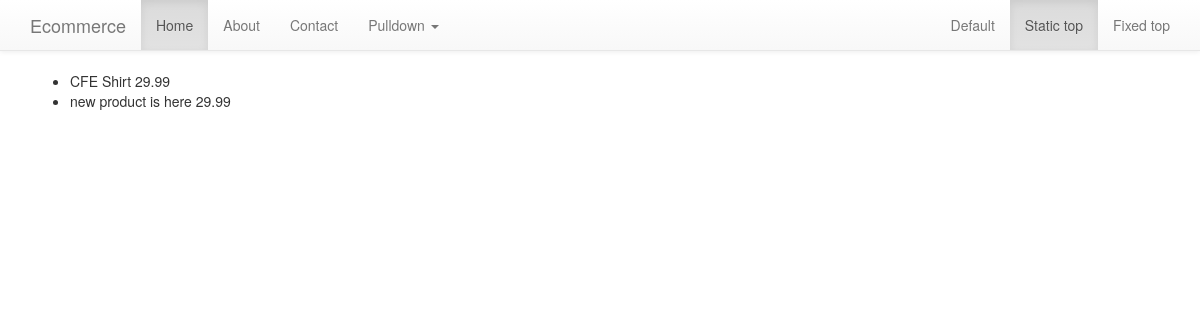
Before: /products/ with the older database file.
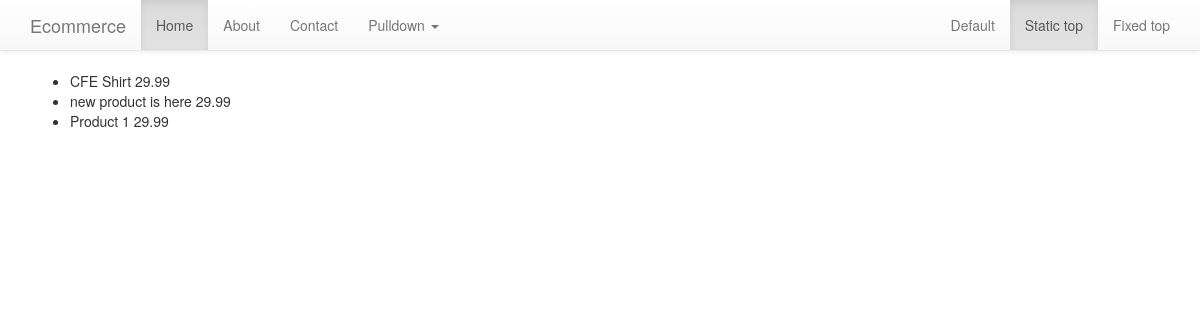
After: the same page with the newer database file.
### products/models.py (models this page shows, shortened)
class Product(models.Model):
	title = models.CharField(max_length=120)
	description = models.TextField(null=True, blank=True)
	price = models.DecimalField(decimal_places=2, max_digits=100, default=29.99)
	sale_price = models.DecimalField(decimal_places=2, max_digits=100, null=True, blank=True)
	slug = models.SlugField()
	time = models.DateTimeField(auto_now_add=True, auto_now=False)
	updated = models.DateTimeField(auto_now_add=False, auto_now=True, null=True, blank=True)
	active = models.BooleanField(default=True)

### products/views.py (the view)
# urls.py: url(r'^products/$', 'products.views.all', name='products'),
def all(request):
	products = Product.objects.all()
	context = {'products': products }
	template = 'products/all.html'
	return render(request, template, context)

### templates/products/all.html
{% extends 'base.html' %}
{% block content %}
<ul>
{% for product in products %}
	<li>{{product.title}} {{product.price}}</li>
{% endfor %}
</ul>
{% endblock %}

Changed rows visible on the page:
added Product: title "Product 1", price "29.99"
